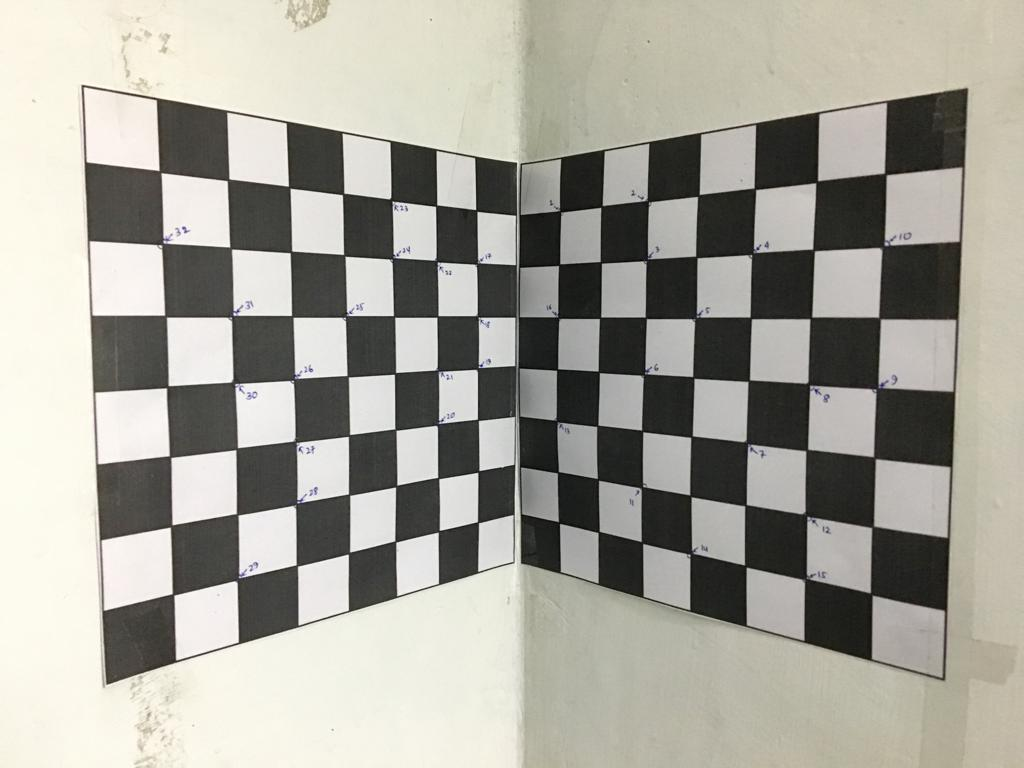
%> input picture Images/Indoor.jpeg, 1024 x 768 px
$ octave camCalibration_IndoorScene.m   (GNU Octave 9; MATLAB toolbox functions it lacks are replaced by stand-ins)
%> lines starting %> are read from the running program, lines starting %| are printed output that depends on the picture

%create the setup , click a picture and then load it

I = imread('Indoor.jpeg');
%> I is the input picture: size 768x1024x3 uint8; mean R, G, B 165.9, 164, 154.9
I = rgb2gray(I);
%> I: size 768x1024 uint8
size(I);
imshow(I);

% Select some corner points with the corner function in matlab :

%{
Minimum accepted quality of corners, specified as the comma-separated pair consisting of
'QualityLevel' and a numeric scalar in the range (0, 1). For a quality level Q, the
toolbox rejects candidate corners with corner metric values less than Q * max(corner metric).
Use larger values of Q to remove erroneous corners.

Corner detection method, specified as 'Harris' for the Harris corner detector,
or 'MinimumEigenvalue' for Shi & Tomasi's minimum eigenvalue method.
%}

camCordinate = corner(I, 'MinimumEigenvalue', 100, 'QualityLevel', 0.4);
%> camCordinate = 100 rows, first 12: [475 209; 441 530; 481 470; 344 135; 478 474; 288 186; 438 152; 439 264; 399 485; 300 625; 348 557; 395 490]
%remove some random 8 row index and keep 32 random points.

%lets display the corner points on the image using the hold on functionality
imshow(I);
hold on
plot(camCordinate(:,1), camCordinate(:,2), 'r*');

%Lets save some coordinates for testing purpose and project them
testcamCordinate = camCordinate([79,11,96,25,10], :);
%> testcamCordinate = [514 467; 348 557; 480 524; 514 516; 300 625]
imshow(I);
hold on
plot(testcamCordinate(:,1), testcamCordinate(:,2), 'r*');

%coresponding true world coordinates for the testing points:
trueworldCoordinate = [0*23 0*23 23*2;
    0*23 4*23 1*23;
    0*23 1*23 1*23;
    0*23 0*23 1*23;
    0*23 5*23 0*23;
    ];

% Now lets select the corners using which we will calculate the parameters
camCordinate = camCordinate([1,92,67,20,30,97,57,70,98,29,12,79,11,96,25,10,13,69,60,49,44,63,58,93,85,89,55,88,90,53,91,66], :);
%> camCordinate = 32 rows, first 12: [475 209; 346 193; 439 205; 347 258; 441 268; 346 319; 440 316; 398 432; 481 423; 299 500; 395 490; 514 467]

%Plotting the Selected Corner Co-ordinates :
imshow(I);
hold on
plot(camCordinate(:,1), camCordinate(:,2), 'r*');
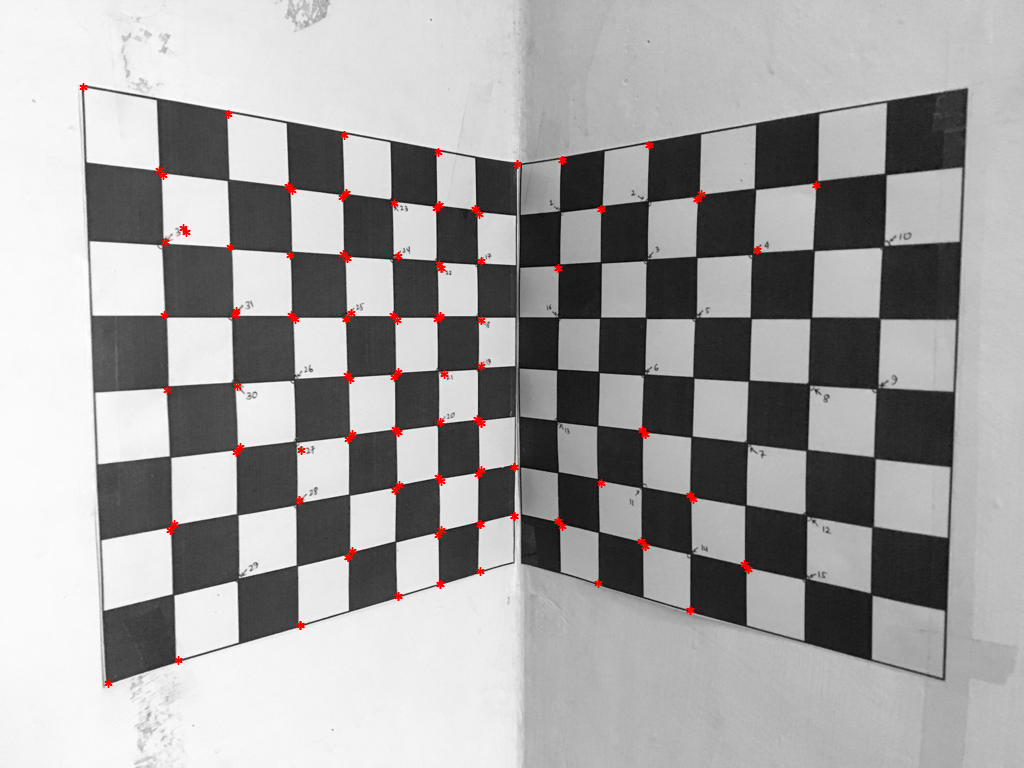
%> figure redrawn from the program's plot data

% Corresponding world cordinates of the points selected above is calculated
% manually and stored in the matrix .

worldCoordinate = [0 23 23*7;
    0 4*23 23*7;
    0 23*2 23*7;
    0 4*23 6*23;
    0 2*23 6*23;
    0 4*23 5*23;
    0 2*23 5*23;
    0 3*23 3*23;
    0 1*23 3*23;
    0 5*23 2*23;
    0 3*23 2*23;
    0 0 2*23;
    0 4*23 1*23;
    0 1*23 1*23;
    0 0 1*23;
    0 5*23 0;
    0 3*23 0;
    0 2*23 0;
    0 0 23*8;
    23 0 8*23;
    3*23 0 8*23;
    2*23 0 7*23;
    4*23 0 7*23;
    6*23 0 7*23;
    1*23 0 6*23;
    5*23 0 6*23;
    3*23 0 3*23;
    4*23 0 2*23;
    1*23 0 1*23;
    3*23 0 1*23;
    5*23 0 1*23;
    4*23 0 0;
    ];

% Now lets create the the homogeneous matrix

% create a matrix of size : (for n points) 2n*12
rows = 32;
P(2 * rows,12) = 0;

%lets populate the values in the matrix:
j = 1;

for i = 1:1:64
    if mod(i,2) ~= 0
        P(i,1:3) = worldCoordinate(j,1:3);
        P(i,4) = 1;
        P(i,9:12) = P(i,1:4)*-1*camCordinate(j,1);
    else
        P(i,5:7) = worldCoordinate(j,1:3);
        P(i,8) = 1;
        P(i,9:12) = P(i,5:8)*-1*camCordinate(j,2);
        j = j + 1 ;

    end

end
%> after the loop, j = 33


% singular value decomposition to find 'm' which is the singular column of
%'V' with minimum values.
%{
1. To find the solution of Ax = 0
2. We need to find the non-trivial null vector of A.
3. ?A? can have up to 12 eigenvalues.
   a) Case 1: If rank(A) is 12, its nullity is zero. There is no non-trivial null vector of A.
   b) Case 2: If rank(A) is 11, it will have exactly one zero eigenvalue and the corresponding
      eigenvector will be the solution of Ax = 0 .
   c) Case 3: If rank(A) < 11, there are infinite solutions to Check if data is degenerate.
      Recalibrate.


%}
U = transpose(P)*P;

%{
[V,D] = eig(A) returns diagonal matrix D of eigenvalues and
matrix V whose columns are the corresponding right eigenvectors, so that A*V = V*D.
%}
[V,D] = eig(U);

%{
Always check the smallest eigenvalue and/or the ratio
  between the largest and smallest values to estimate noise in the data.
%}

%Now lets create the M matrix using the first col of the Matrix V
% First col is the coloumn against teh max value eighen Value

M = zeros(3,4);
j = 1;
for i = 1:1:3
    M(i,1:4) = V(j:j+3,1);
    j = j+4;
end
%> after the loop, M = [0.000939 -0.00315 -0.00013 0.675; -0.000701 -0.000735 -0.00288 0.738; -2.23e-06 -2.27e-06 -2.72e-07 0.00131]; j = 13

A1(1:3) = M(1,1:3);
A2(1:3) = M(2,1:3);
A3(1:3) = M(3,1:3);

B = M(:,4);
%> B = [0.675; 0.738; 0.00131]

% Now the 3rd row in the M matrix ix the rotation matrix R3

norm_A3 = norm(A3);
%> norm_A3 = 3.2e-06
R3 = (1/norm_A3) * A3; % rotation matrix1
%> R3 = [-0.698 -0.711 -0.085]

% Rotation matrix R2
y_0_unscaled = dot(A2,transpose(R3));
%> y_0_unscaled = 0.00126
R2_betaBySinTheta = A2 - y_0_unscaled * R3;
%> R2_betaBySinTheta = [0.000176 0.000159 -0.00278]
norm_R2_betaBySinTheta = norm(R2_betaBySinTheta);
%> norm_R2_betaBySinTheta = 0.00279
R2 = (1/norm_R2_betaBySinTheta) * R2_betaBySinTheta;
%> R2 = [0.0632 0.057 -0.996]

% temp = A2 - ( dot(A2,transpose(R3)) ) * R3;
% R2 = temp/norm(temp) ;

% Rotation Matrix R1 :
x_0_unscaled = dot(A1, transpose(R3));
%> x_0_unscaled = 0.00159
alpha_cotTheta_unscaled = dot(A1, transpose(R2));
%> alpha_cotTheta_unscaled = 9.83e-06
alpha_R1 = A1 - (alpha_cotTheta_unscaled * R2) - (x_0_unscaled * R3);
%> alpha_R1 = [0.00205 -0.00201 1.48e-05]
norm_alpha_R1 = norm(alpha_R1);
%> norm_alpha_R1 = 0.00287
R1 = (1/norm_alpha_R1) * alpha_R1;
%> R1 = [0.714 -0.7 0.00516]

% Normalizing values with respect to norm_A3 since norm_A3 = 1 on matrix K.
% These are Intrinsic parameters.

alpha = norm_alpha_R1 / norm_A3;
%> alpha = 898.5
skew = alpha_cotTheta_unscaled / norm_A3;
%> skew = 3.07
x_0 = x_0_unscaled / norm_A3;
%> x_0 = 498.6
beta_by_sinTheta = norm_R2_betaBySinTheta / norm_A3;
%> beta_by_sinTheta = 871.6
y_0 = y_0_unscaled / norm_A3;
%> y_0 = 393.2
norm_A3 = norm_A3 / norm_A3;
%> norm_A3 = 1

K =[alpha skew x_0;
    0 beta_by_sinTheta y_0;
    0 0 norm_A3;];  %Intrinsic Parameter Matrix.
%> K = [898.5 3.07 498.6; 0 871.6 393.2; 0 0 1]


theta = acos (-1*cross(A1,A3)*transpose(cross(A2,A3))/(norm(cross(A1,A3)*norm(cross(A2,A3))))); %theta comes out as 1.5 radians which is app. 86 degrees.
%> theta = 1.57
theta_deg = 180*7*theta/22 ;
%> theta_deg = 90.16
sinTheta = sin(theta);
%> sinTheta = 1
cosTheta = cos(theta);
%> cosTheta = -0.00342

%Extrinsic Parameter : Rotation Matrix
R = [R1 R2 R3];
%> R = [0.714 -0.7 0.00516 0.0632 0.057 -0.996 -0.698 -0.711 -0.085]
R = transpose(reshape(R,3,3));
%> R = [0.714 -0.7 0.00516; 0.0632 0.057 -0.996; -0.698 -0.711 -0.085]

t = inv(K) * B; %Translation matrix
%> t = [2.47e-05; 0.000257; 0.00131]

% ------------ Calculation of reprojection Error ----------------

no_of_test_points = 5 ;
%converting the true world co-ordinate to the Homogeneous system
newcol = ones(5,1);
final = [trueworldCoordinate newcol];
semfinal = transpose(final);

%reconstruction of the pixel values :

recreatedpixel = M * semfinal;
%> recreatedpixel = [0.669 0.382 0.599 0.672 0.313; 0.605 0.604 0.655 0.672 0.653; 0.00129 0.00109 0.00125 0.0013 0.00105]
finalrec = transpose(recreatedpixel);
%> finalrec = [0.669 0.605 0.00129; 0.382 0.604 0.00109; 0.599 0.655 0.00125; 0.672 0.672 0.0013; 0.313 0.653 0.00105]
finalrec = finalrec * -1;
%> finalrec = [-0.669 -0.605 -0.00129; -0.382 -0.604 -0.00109; -0.599 -0.655 -0.00125; -0.672 -0.672 -0.0013; -0.313 -0.653 -0.00105]

for i = 1:1:no_of_test_points
    finalrec(i,1) = finalrec(i,1)/finalrec(i,3);
    finalrec(i,2) = finalrec(i,2)/finalrec(i,3);
    finalrec(i,3) = finalrec(i,3)/finalrec(i,3);
end
%> after the loop, finalrec = [516.5 467.5 1; 350.2 553.2 1; 480 524.3 1; 516.3 516.2 1; 299.3 624.8 1]

% finding the euclidean reprojection Error
sum = 0 ;

for i = 1:1:no_of_test_points
    x_diff = finalrec(i,1)- testcamCordinate(i,1);
    square_x_diff = x_diff ^ 2;
    y_diff = finalrec(i,2)- testcamCordinate(i,2);
    square_y_diff = y_diff ^ 2;
    total_diff = square_x_diff + square_y_diff;
    euclid_dis = total_diff ^(0.5);
    sum = sum + euclid_dis;
end
%> this loop made 5 passes
%> (x_diff, square_x_diff, y_diff, square_y_diff, total_diff, euclid_dis, sum) on passes 1 to 5: (2.5, 6.27, 0.498, 0.248, 6.52, 2.55, 2.55), (2.18, 4.74, -3.78, 14.28, 19.02, 4.36, 6.92), (0.0129, 0.000166, 0.318, 0.101, 0.101, 0.318, 7.23), (2.33, 5.43, 0.234, 0.0546, 5.48, 2.34, 9.58), (-0.728, 0.53, -0.15, 0.0225, 0.552, 0.743, 10.32)

% Average reprojection error :
average_reproj_error = sum /no_of_test_points;
%> average_reproj_error = 2.06
